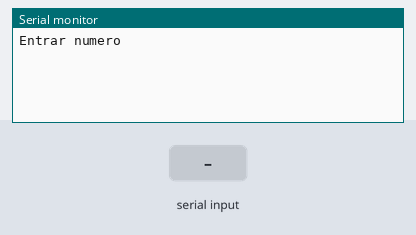
A sketch run on a simulated Arduino Uno, built with avr-gcc and run on an emulated ATmega328P. Parts: the last lines printed to the serial monitor. The inputs (shaded band) are chosen by the test bench.

Above: at 1.2 s.
1.3 s: "90,45\n" received over Serial
At 2.1 s:
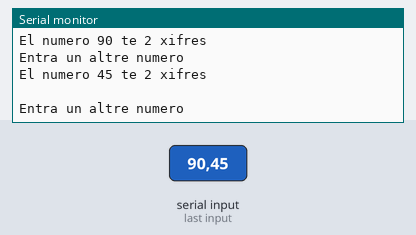
2.8 s: byte 10 ('\n') received over Serial
At 4.3 s:
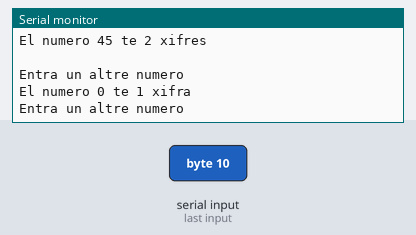
5.3 s: "30,150\n" received over Serial
At 6.4 s:
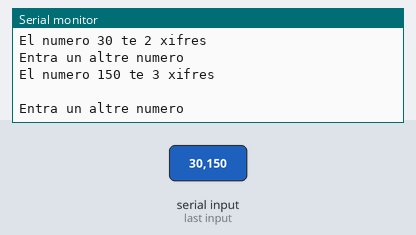
Timing chart, 0 to 8.3 s (numbered marks = the images above; inputs shaded):
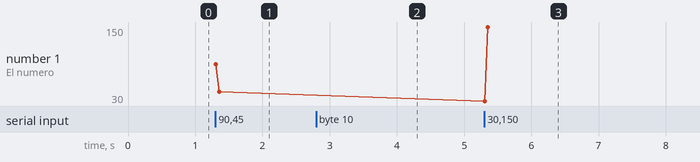

The sketch:

Number_communication_3.ino
```cpp
/**********************************************************************************
**                                                                               **
**                          PLANTILLA CFGS                                       **
**                                                                               **
** GORKA FERNÁNDEZ RAMOS                                       4/03/2017        **
**********************************************************************************/

//******************************* INCLUDES ****************************************

//******************************* VARIABLES ***************************************
int n1;
//******************************** SETUP ******************************************
void setup()
{
  Serial.begin(9600);
  Serial.println("Entrar numero");
}

//********************************* LOOP ******************************************
void loop()
{
  while (Serial.available() > 0) {
    n1 = Serial.parseFloat();
    Serial.print ("El numero ");
    Serial.print (n1);
    if (n1 / 10 == 0)
    {
      Serial.println (" te 1 xifra");
    }
    else if (n1 / 100 == 0)
    {
      Serial.println (" te 2 xifres");
    }
    else if (n1 / 1000 == 0)
    {
      Serial.println (" te 3 xifres");
    }
    else if (n1 / 10000 == 0)
    {
      Serial.println (" te 4 xifres");
    }
    else if (n1 / 100000 == 0)
    {
      Serial.println (" te 5 xifres");
    }
    else if (n1 / 1000000 == 0)
    {
      Serial.println (" te 6 xifres");
    }

    if (Serial.read() == '\n')
      Serial.println (" ");
    Serial.println ("Entra un altre numero");
  }
}
//******************************* FUNCIONS ****************************************
```

Measured:
- after the input at 1.3 s, the serial monitor: prints a new line at once (image 1)
- after the input at 2.8 s, the serial monitor: prints a new line after 1.0 s (image 2)
- after the input at 5.3 s, the serial monitor: prints a new line at once (image 3)
- plotted number 1: 45 → 150 after the input at 5.3 s
